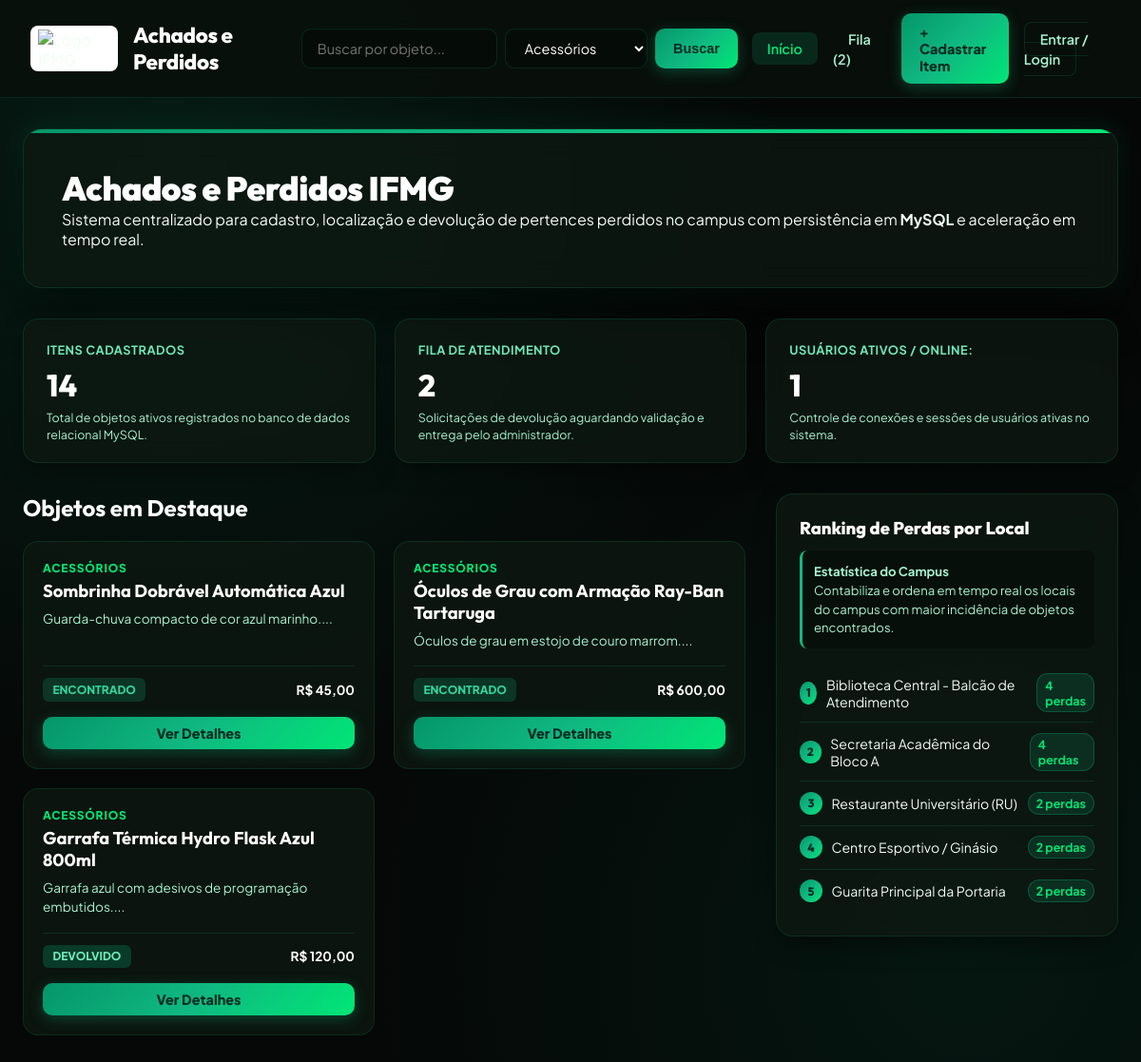
The page /app/public/index.php?categoria=Acessórios on the database its author committed.
### tables this page shows
CREATE TABLE IF NOT EXISTS itens (
    id INT AUTO_INCREMENT PRIMARY KEY,
    titulo VARCHAR(200) NOT NULL,
    descricao TEXT NOT NULL,
    categoria VARCHAR(50) NOT NULL,
    status ENUM('encontrado', 'reivindicado', 'devolvido', 'desativado') NOT NULL DEFAULT 'encontrado',
    valor_estimado DECIMAL(10, 2) NOT NULL DEFAULT 0.00,
    local_id INT NOT NULL,
    cadastrado_por_usuario_id INT NOT NULL,
    cor VARCHAR(60) NULL,
    marca VARCHAR(60) NULL,
    numero_serie VARCHAR(100) NULL,
    tamanho VARCHAR(20) NULL,
    tags TEXT NULL,
    desativado TINYINT(1) NOT NULL DEFAULT 0,
    data_registro DATETIME NOT NULL DEFAULT CURRENT_TIMESTAMP,
    CONSTRAINT fk_itens_local FOREIGN KEY (local_id) REFERENCES locais (id) ON UPDATE CASCADE,
    CONSTRAINT fk_itens_usuario FOREIGN KEY (cadastrado_por_usuario_id) REFERENCES usuarios (id) ON UPDATE CASCADE,
    INDEX idx_itens_status_categoria (status, categoria),
    INDEX idx_itens_data (data_registro)
);

### app/config/db.php (called while the page is built, shortened)
<?php
class Database {
    private static ?PDO $pdo = null;
    private static bool $schemaChecked = false;
    public static function getConnection(): PDO {
        if (self::$pdo === null) {
            $dbUrl = getenv('DATABASE_URL') ?: getenv('MYSQL_URL');
            if ($dbUrl) {
                $parsed = parse_url($dbUrl);
                $host = $parsed['host'] ?? 'localhost';
                $port = $parsed['port'] ?? 3306;
                $user = $parsed['user'] ?? 'root';
                $pass = $parsed['pass'] ?? '';
                $dbName = ltrim($parsed['path'] ?? 'unifind_db', '/');
            } else {
                $host = getenv('DB_HOST') ?: getenv('MYSQL_HOST') ?: getenv('MYSQLHOST') ?: '127.0.0.1';
                $port = getenv('DB_PORT') ?: getenv('MYSQL_PORT') ?: getenv('MYSQLPORT') ?: '3306';
                $dbName = getenv('DB_NAME') ?: getenv('MYSQL_DATABASE') ?: getenv('MYSQLDATABASE') ?: 'unifind_db';
                $user = getenv('DB_USER') ?: getenv('MYSQL_USER') ?: getenv('MYSQLUSER') ?: 'root';
                $pass = getenv('DB_PASSWORD') ?: getenv('MYSQL_PASSWORD') ?: getenv('MYSQLPASSWORD') ?: '';
            }
            $dsn = "mysql:host={$host};port={$port};dbname={$dbName};charset=utf8mb4";
            $options = [
                PDO::ATTR_ERRMODE            => PDO::ERRMODE_EXCEPTION,
                PDO::ATTR_DEFAULT_FETCH_MODE => PDO::FETCH_ASSOC,
                PDO::ATTR_EMULATE_PREPARES   => false,
                PDO::MYSQL_ATTR_INIT_COMMAND => "SET NAMES utf8mb4 COLLATE utf8mb4_unicode_ci"
            ];
            try {
                self::$pdo = new PDO($dsn, $user, $pass, $options);
            } catch (PDOException $e) {
                try {
                    $dsnNoDb = "mysql:host={$host};port={$port};charset=utf8mb4";
                    $tempPdo = new PDO($dsnNoDb, $user, $pass, $options);
                    $tempPdo->exec("CREATE DATABASE IF NOT EXISTS `{$dbName}` CHARACTER SET utf8mb4 COLLATE utf8mb4_unicode_ci");
                    self::$pdo = new PDO($dsn, $user, $pass, $options);
                } catch (Exception $ex) {
                    die("Erro de conexão com o banco de dados MySQL: " . $e->getMessage());
                }
            }
            if (!self::$schemaChecked) {
                self::ensureSchema(self::$pdo);
                self::$schemaChecked = true;
            }
        }
        return self::$pdo;
    }
    private static function ensureSchema(PDO $pdo): void {
        try {
            $tables = $pdo->query("SHOW TABLES LIKE 'itens'")->fetchAll();
        } catch (Exception $e) {
        }
    }
}
function getDb(): PDO {
    return Database::getConnection();
}
function dbQuery(string $sql, array $params = []): PDOStatement {
    $stmt = getDb()->prepare($sql);
    $stmt->execute($params);
    return $stmt;
}
function dbFetchAll(string $sql, array $params = []): array {
    return dbQuery($sql, $params)->fetchAll();
}
function dbFetchOne(string $sql, array $params = []): ?array {
    $result = dbQuery($sql, $params)->fetch();
    return $result ?: null;
}

### app/public/index.php (the view, shortened to what this page needs)
<?php
require_once __DIR__ . '/../config/db.php';
$redis = Database::getRedis();
$searchQuery = trim($_GET['q'] ?? '');
$categoriaFilter = trim($_GET['categoria'] ?? '');
$itemsList = [];
if (!empty($searchQuery) || !empty($categoriaFilter)) {
    $cacheKey = "cache:busca:" . md5($searchQuery . "|" . $categoriaFilter);
    if ($redis && $redis->exists($cacheKey)) {
        $cachedData = json_decode($redis->get($cacheKey), true);
        $itemsList = $cachedData ?? [];
    } else {
        $where = ["i.desativado = 0"];
        $params = [];
        if (!empty($categoriaFilter)) {
            $where[] = "i.categoria = :categoria";
            $params[':categoria'] = $categoriaFilter;
        }
        $whereSql = implode(' AND ', $where);
        $sql = "SELECT i.*, l.nome AS local_nome
                FROM itens i
                LEFT JOIN locais l ON i.local_id = l.id
                WHERE {$whereSql}
                ORDER BY i.data_registro DESC
                LIMIT 24";
        $rawRows = dbFetchAll($sql, $params);
        $itemsList = [];
        foreach ($rawRows as $row) {
            $itemsList[] = [
                'id' => (string)$row['id'],
                'titulo' => $row['titulo'] ?? '',
                'descricao' => $row['descricao'] ?? '',
                'categoria' => $row['categoria'] ?? '',
                'status' => $row['status'] ?? 'encontrado',
                'valor_estimado' => (float)($row['valor_estimado'] ?? 0),
                'local_nome' => $row['local_nome'] ?? 'Campus IFMG',
                'data_registro' => !empty($row['data_registro']) ? date('d/m/Y H:i', strtotime($row['data_registro'])) : 'Recente'
            ];
        }
    }
}
$countRow = dbFetchOne("SELECT COUNT(*) as total FROM itens WHERE desativado = 0");
$totalItensCadastrados = (int)($countRow['total'] ?? count($itemsList));
$rankingLocais = [];
$totalFila = 0;
$totalOnline = 0;
if (empty($rankingLocais)) {
    $locaisStats = dbFetchAll("SELECT l.nome, COUNT(i.id) as total
                              FROM locais l
                              JOIN itens i ON i.local_id = l.id
                              WHERE i.desativado = 0
                              GROUP BY l.id, l.nome
                              ORDER BY total DESC
                              LIMIT 5");
    foreach ($locaisStats as $l) {
        $rankingLocais[$l['nome']] = (int)$l['total'];
    }
}
if ($totalFila === 0) {
    $filaRow = dbFetchOne("SELECT COUNT(*) as total FROM reivindicacoes WHERE status_reivindicacao = 'pendente_aprovacao'");
    $totalFila = (int)($filaRow['total'] ?? 0);
}
?>
<!DOCTYPE html>
<html lang="pt-BR">
<head>
    <link rel="stylesheet" href="css/style.css">
    <link rel="stylesheet" href="/css/style.css">
    <link rel="stylesheet" href="/public/css/style.css">
</head>
<body>
    <header class="header-nav">
        <div class="nav-container">
            <a href="index.php" class="logo-group">
                <img src="https://www.ifmg.edu.br/portal/imagens/logovertical.jpg" alt="Logo IFMG" class="logo-img">
                <div class="logo-text">Achados e Perdidos</div>
            </a>
            <form method="GET" action="index.php" class="header-search">
                <input type="text" name="q" class="input-field" placeholder="Buscar por objeto..." value="<?= htmlspecialchars($searchQuery, ENT_QUOTES | ENT_SUBSTITUTE, 'UTF-8') ?>">
                <select name="categoria" class="input-field" style="max-width: 150px;">
                    <option value="Acessórios" <?= $categoriaFilter === 'Acessórios' ? 'selected' : '' ?>>Acessórios</option>
                </select>
                <button type="submit" class="btn-primary">Buscar</button>
            </form>
            <ul class="nav-links">
                <li><a href="index.php" class="nav-link active">Início</a></li>
                <li><a href="admin_fila.php" class="nav-link">Fila (<?= $totalFila ?>)</a></li>
                <li><a href="cadastrar_item.php" class="btn-primary">+ Cadastrar Item</a></li>
                <?php if (isset($_SESSION['user_id'])): ?>
                    <li style="display: flex; align-items: center; gap: 0.5rem; margin-left: 0.5rem;">
                        <span style="font-size: 0.85rem; color: var(--neon-green); font-weight: 700;">
                            <?= htmlspecialchars($_SESSION['user_name'], ENT_QUOTES | ENT_SUBSTITUTE, 'UTF-8') ?>
                        </span>
                        <a href="logout.php" class="nav-link" style="color: var(--text-muted); font-size: 0.8rem; padding: 0.3rem 0.6rem;">Sair</a>
                    </li>
                <?php else: ?>
                    <li><a href="login.php" class="nav-link" style="border: 1px solid var(--border-glass);">Entrar / Login</a></li>
                <?php endif; ?>
            </ul>
        </div>
    </header>
    <div class="container">
        <section class="hero-section">
            <h1 class="hero-title">Achados e Perdidos IFMG</h1>
            <p class="hero-desc">
                Sistema centralizado para cadastro, localização e devolução de pertences perdidos no campus com persistência em <strong>MySQL</strong> e aceleração em tempo real.
            </p>
        </section>
        <div class="stats-grid" style="grid-template-columns: repeat(auto-fit, minmax(280px, 1fr));">
            <div class="stat-card">
                <div class="stat-header">
                    <span class="stat-label">Itens Cadastrados</span>
                </div>
                <div class="stat-value"><?= $totalItensCadastrados ?></div>
                <div class="stat-explanation">Total de objetos ativos registrados no banco de dados relacional MySQL.</div>
            </div>
            <div class="stat-card">
                <div class="stat-header">
                    <span class="stat-label">Fila de Atendimento</span>
                </div>
                <div class="stat-value"><?= $totalFila ?></div>
                <div class="stat-explanation">Solicitações de devolução aguardando validação e entrega pelo administrador.</div>
            </div>
            <div class="stat-card">
                <div class="stat-header">
                    <span class="stat-label">Usuários Ativos / Online:</span>
                </div>
                <div class="stat-value"><?= $totalOnline > 0 ? $totalOnline : '1' ?></div>
                <div class="stat-explanation">Controle de conexões e sessões de usuários ativas no sistema.</div>
            </div>
        </div>
        <div class="layout-grid">
            <div>
                <h2 style="font-family: var(--font-heading); font-size: 1.5rem; margin-bottom: 1.25rem; color: #ffffff;">Objetos em Destaque</h2>
                <div class="cards-grid">
                    <?php if (!empty($itemsList)): ?>
                        <?php foreach ($itemsList as $item): ?>
                            <div class="item-card">
                                <div>
                                    <div class="item-category"><?= htmlspecialchars($item['categoria'], ENT_QUOTES | ENT_SUBSTITUTE, 'UTF-8') ?></div>
                                    <h3 class="item-title"><?= htmlspecialchars($item['titulo'], ENT_QUOTES | ENT_SUBSTITUTE, 'UTF-8') ?></h3>
                                    <p class="item-desc"><?= htmlspecialchars(mb_substr($item['descricao'], 0, 95, 'UTF-8'), ENT_QUOTES | ENT_SUBSTITUTE, 'UTF-8') ?>...</p>
                                </div>
                                <div>
                                    <div class="item-meta">
                                        <span class="badge-status status-<?= $item['status'] ?>">
                                            <?= strtoupper($item['status']) ?>
                                        </span>
                                        <span style="font-weight: 700; color: white;">R$ <?= number_format($item['valor_estimado'], 2, ',', '.') ?></span>
                                    </div>
                                    <a href="item_detalhe.php?id=<?= $item['id'] ?>" class="btn-primary" style="width: 100%; justify-content: center; margin-top: 1rem; padding: 0.5rem;">Ver Detalhes</a>
                                </div>
                            </div>
                        <?php endforeach; ?>
                    <?php else: ?>
                        <div style="grid-column: 1 / -1; background: var(--bg-card); padding: 3rem; border-radius: 16px; text-align: center; color: var(--text-muted); border: 1px solid var(--border-glass);">
                            Nenhum objeto encontrado no momento com os critérios selecionados.
                        </div>
                    <?php endif; ?>
                </div>
            </div>
            <div>
                <div class="sidebar-panel">
                    <h3 class="panel-title">Ranking de Perdas por Local</h3>
                    <div class="panel-explanation">
                        <strong>Estatística do Campus</strong><br>
                        Contabiliza e ordena em tempo real os locais do campus com maior incidência de objetos encontrados.
                    </div>
                    <ul class="ranking-list">
                        <?php if (!empty($rankingLocais)): ?>
                            <?php $rank = 1; foreach ($rankingLocais as $localNome => $score): ?>
                                <li class="ranking-item">
                                    <div style="display: flex; align-items: center; gap: 0.6rem;">
                                        <span class="ranking-rank"><?= $rank++ ?></span>
                                        <span><?= htmlspecialchars($localNome, ENT_QUOTES | ENT_SUBSTITUTE, 'UTF-8') ?></span>
                                    </div>
                                    <span class="ranking-score"><?= $score ?> perdas</span>
                                </li>
                            <?php endforeach; ?>
                        <?php else: ?>
                            <li style="color: var(--text-muted); font-size: 0.85rem; padding: 0.5rem 0;">
                                Nenhum local registrado com perdas até o momento.
                            </li>
                        <?php endif; ?>
                    </ul>
                </div>
            </div>
        </div>
    </div>
</body>
</html>

### rows shown on the page
itens: categoria "ACESSÓRIOS", titulo "Sombrinha Dobrável Automática Azul", descricao "Guarda-chuva compacto de cor azul marinho.", status "ENCONTRADO", valor_estimado "45,00"
itens: categoria "ACESSÓRIOS", titulo "Óculos de Grau com Armação Ray-Ban Tartaruga", descricao "Óculos de grau em estojo de couro marrom.", status "ENCONTRADO", valor_estimado "600,00"
itens: categoria "ACESSÓRIOS", titulo "Garrafa Térmica Hydro Flask Azul 800ml", descricao "Garrafa azul com adesivos de programação embutidos.", status "DEVOLVIDO", valor_estimado "120,00"

### other values the page prints
$totalFila "2"
$totalItensCadastrados "14"
$localNome "Biblioteca Central - Balcão de Atendimento"
$score "4"
$localNome "Secretaria Acadêmica do Bloco A"
$localNome "Restaurante Universitário (RU)"
$score "2"
$localNome "Centro Esportivo / Ginásio"
$localNome "Guarita Principal da Portaria"
